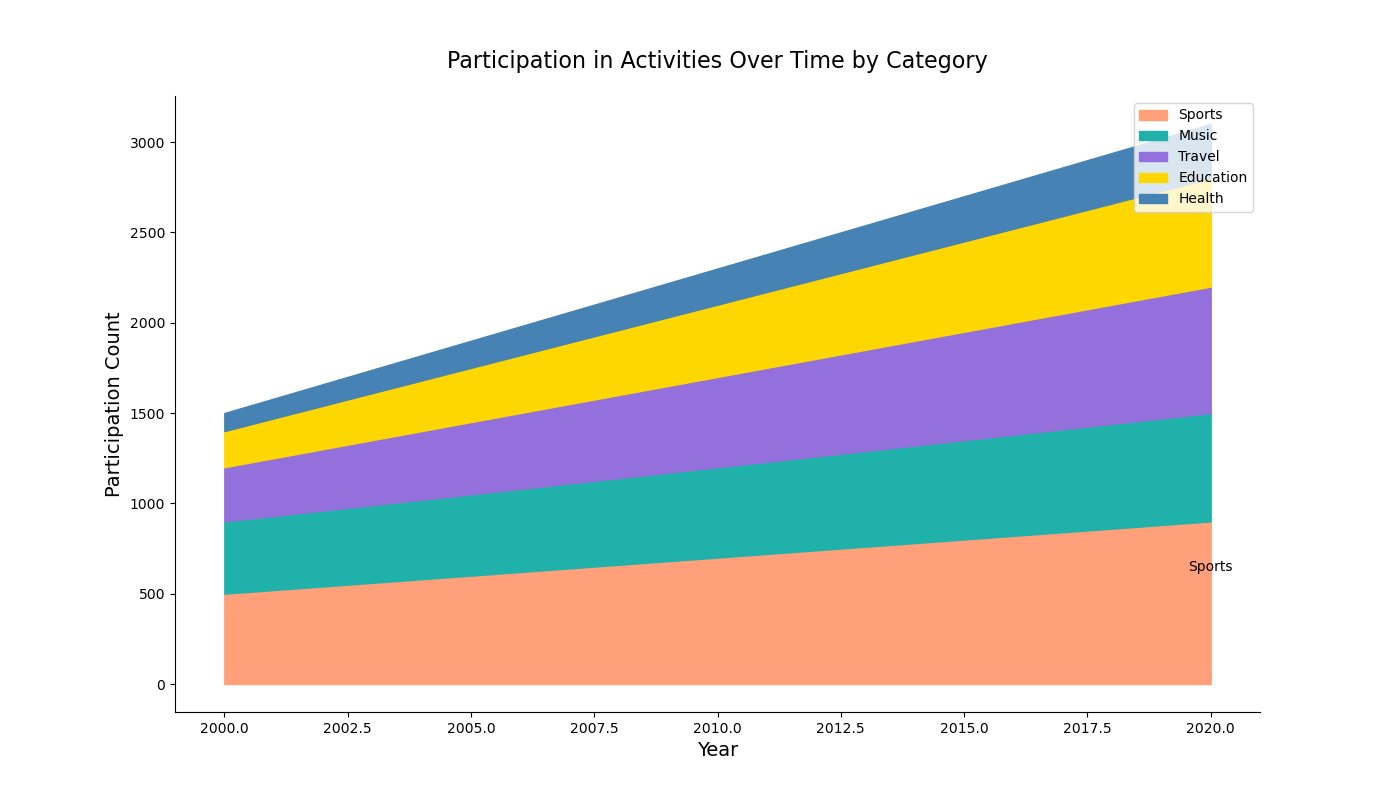

The Python source for this figure:

import matplotlib.pyplot as plt
import pandas as pd
import seaborn as sns

data = {
    'Year': [i for i in range(2000, 2021)],
    'Sports': [500 + i * 20 for i in range(21)],
    'Music': [400 + i * 10 for i in range(21)],
    'Travel': [300 + i * 20 for i in range(21)],
    'Education': [200 + i * 20 for i in range(21)],
    'Health': [100 + i * 10 for i in range(21)],
}
df = pd.DataFrame(data)

df_melted = df.melt('Year', var_name='Category', value_name='Participation')

df_melted['Cumulative'] = df_melted.groupby('Year')['Participation'].cumsum()

plt.figure(figsize=(14, 8))
colors = ["#FFA07A", "#20B2AA", "#9370DB", "#FFD700", "#4682B4"]

for i, category in enumerate(df_melted['Category'].unique()):
    if i == 0:
        plt.fill_between(df['Year'], 0, df_melted[df_melted['Category'] == category]['Cumulative'], color=colors[i], label=category)
    else:
        plt.fill_between(df['Year'], 
                         df_melted[df_melted['Category'] == df_melted['Category'].unique()[i-1]]['Cumulative'], 
                         df_melted[df_melted['Category'] == category]['Cumulative'], 
                         color=colors[i], label=category)

last_year_data = df_melted[df_melted['Year'] == df['Year'].max()]
sports_last_value = last_year_data[last_year_data['Category'] == 'Sports']['Cumulative'].values[0]
plt.text(df['Year'].max(), sports_last_value - 250, "Sports", verticalalignment='center', horizontalalignment='center', color="black", fontsize=10)

plt.title("Participation in Activities Over Time by Category", fontsize=16, pad=20)
plt.xlabel("Year", fontsize=14)
plt.ylabel("Participation Count", fontsize=14)
plt.legend(loc='upper right')
sns.despine()
plt.show()
